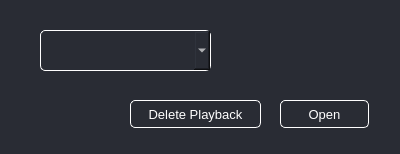
<?xml version="1.0" encoding="UTF-8"?>
<ui version="4.0">
 <class>Form</class>
 <widget class="QWidget" name="Form">
  <property name="geometry">
   <rect>
    <x>0</x>
    <y>0</y>
    <width>400</width>
    <height>154</height>
   </rect>
  </property>
  <property name="windowTitle">
   <string>Form</string>
  </property>
  <property name="styleSheet">
   <string notr="true">QWidget{
background-color:#292C34;
color:white;
}</string>
  </property>
  <widget class="QPushButton" name="runButton">
   <property name="geometry">
    <rect>
     <x>280</x>
     <y>100</y>
     <width>89</width>
     <height>28</height>
    </rect>
   </property>
   <property name="font">
    <font>
     <pointsize>10</pointsize>
    </font>
   </property>
   <property name="styleSheet">
    <string notr="true">QPushButton{
border: 1px solid white;
border-radius: 5px;
background-color: #292C34;
color: white;
}</string>
   </property>
   <property name="text">
    <string>Open</string>
   </property>
  </widget>
  <widget class="QComboBox" name="dropDown">
   <property name="geometry">
    <rect>
     <x>40</x>
     <y>30</y>
     <width>171</width>
     <height>41</height>
    </rect>
   </property>
   <property name="font">
    <font>
     <pointsize>12</pointsize>
    </font>
   </property>
   <property name="styleSheet">
    <string notr="true">QComboBox{
border: 1px solid white;
border-radius: 5px;
background-color: #292C34;
color: white;
padding: 5px;
}</string>
   </property>
  </widget>
  <widget class="QPushButton" name="deleteButton">
   <property name="geometry">
    <rect>
     <x>130</x>
     <y>100</y>
     <width>131</width>
     <height>28</height>
    </rect>
   </property>
   <property name="font">
    <font>
     <pointsize>10</pointsize>
    </font>
   </property>
   <property name="styleSheet">
    <string notr="true">QPushButton{
border: 1px solid white;
border-radius: 5px;
background-color: #292C34;
color: white;
}</string>
   </property>
   <property name="text">
    <string>Delete Playback</string>
   </property>
  </widget>
 </widget>
 <resources/>
 <connections/>
</ui>
